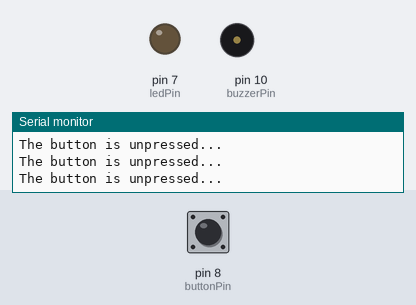
A sketch run on a simulated Arduino Uno, built with avr-gcc and run on an emulated ATmega328P. Shown: output pins drawn as LEDs (lit = HIGH), buzzer (waves = sounding), the last lines printed to the serial monitor. The test bench sets the inputs (shaded band); at power-on: pin 8 (buttonPin) LOW.

Above: at 1.2 s.
1.3 s: pin 8 (buttonPin) pulled HIGH for 0.15 s
At 1.41 s:
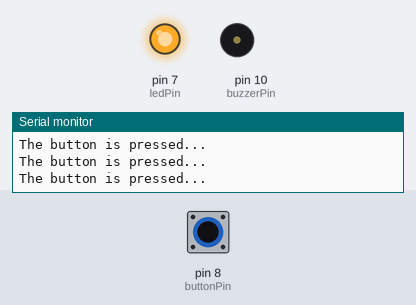
2.9 s: pin 8 (buttonPin) pulled HIGH for 0.15 s
At 3.5 s:
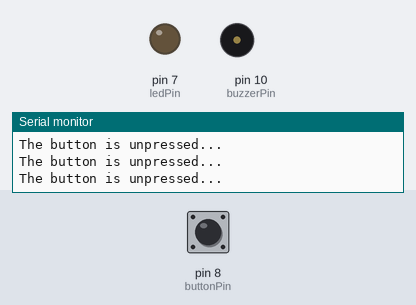
6.0 s: pin 8 (buttonPin) pulled HIGH for 3.2 s
At 7.1 s:
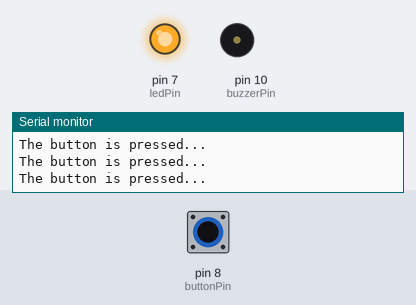
Timing chart, 0 to 10.7 s (numbered marks = the images above; inputs shaded):
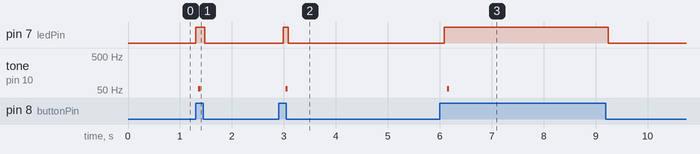

The sketch:

alarm_door_switch.ino
```cpp
const int buttonPin = 8;
const int ledPin = 7;
const int buzzerPin = 10;

void setup(){
    Serial.begin(9600);
    pinMode(buttonPin, INPUT);
    pinMode(ledPin, OUTPUT);
    pinMode(buzzerPin, OUTPUT);
}

void loop(){
    int buttonState = digitalRead(buttonPin);

    if (buttonState == HIGH){
        Serial.println("The button is pressed...");
        digitalWrite(ledPin, HIGH);
        BuzzerTone(200,1000);
        delayMicroseconds(20);
    }
    else if (buttonState == LOW){
        Serial.println("The button is unpressed...");
        digitalWrite(ledPin, LOW);
        digitalWrite(buzzerPin, LOW);
        delay(100);
    }
}

void BuzzerTone(int time1, int time2){
    digitalWrite(buzzerPin, HIGH);
    delayMicroseconds(time1);
    digitalWrite(buzzerPin, LOW);
    delayMicroseconds(time2);
  }
```

Measured:
- after the input at 1.3 s, pin 7 (ledPin): LOW → HIGH at once, → LOW 0.18 s later; tone on pin 10 (buzzerPin): silent → 55 Hz after 0.06 s, → silent 0.04 s later
- after the input at 2.9 s, pin 7 (ledPin): LOW → HIGH after 0.08 s, → LOW 0.10 s later; tone on pin 10 (buzzerPin): silent → 55 Hz after 0.14 s, → silent 0.04 s later
- after the input at 6.0 s, pin 7 (ledPin): LOW → HIGH after 0.09 s, → LOW 3.2 s later; tone on pin 10 (buzzerPin): silent → 55 Hz after 0.14 s, → silent 0.04 s later
